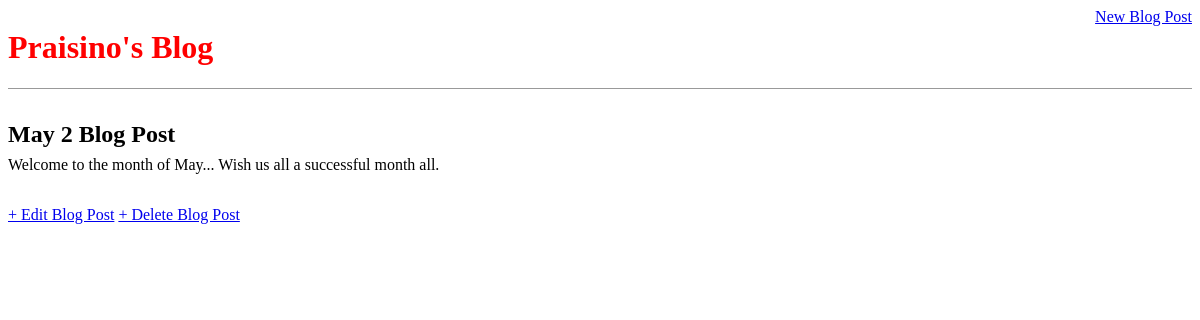
Screenshot of /post/3/ with the database file from the repository.
### blog/models.py (models this page shows, shortened)
class Post(models.Model):
    title = models.CharField(max_length=200)
    author = models.ForeignKey('auth.User', on_delete=models.CASCADE,)
    body = models.TextField()

### blog/views.py (the view)
# urls.py: path('post/<int:pk>/', BlogDetailView.as_view(), name='post_detail'),
class BlogDetailView(DetailView):
    model = Post
    template_name = 'post_detail.html'

### blog/templates/post_detail.html
{% extends 'base.html' %}
{% block content %}
    <div class="post-entry">
        <h2>{{ post.title}}</h2>
        <p>{{ post.body }}</p>
    </div>
    <a href="{% url 'post_edit' post.pk %}">+ Edit Blog Post</a>
    <a href="{% url 'post_delete' post.pk %}">+ Delete Blog Post</a>
{% endblock %}

### blog/static/css/base.css (style rules this page uses)
body { font-family: 'Source Sans Pro', san font-size: 18px; }
.post-entry { margin-bottom: 2rem; }
.post-entry h2 { margin: 0.5rem 0; }
.post-entry p { margin: 0; font-weight: 400; }

### rows the page displays
Post: title "May 2 Blog Post", body "Welcome to the month of May... Wish us all a successful month all."
